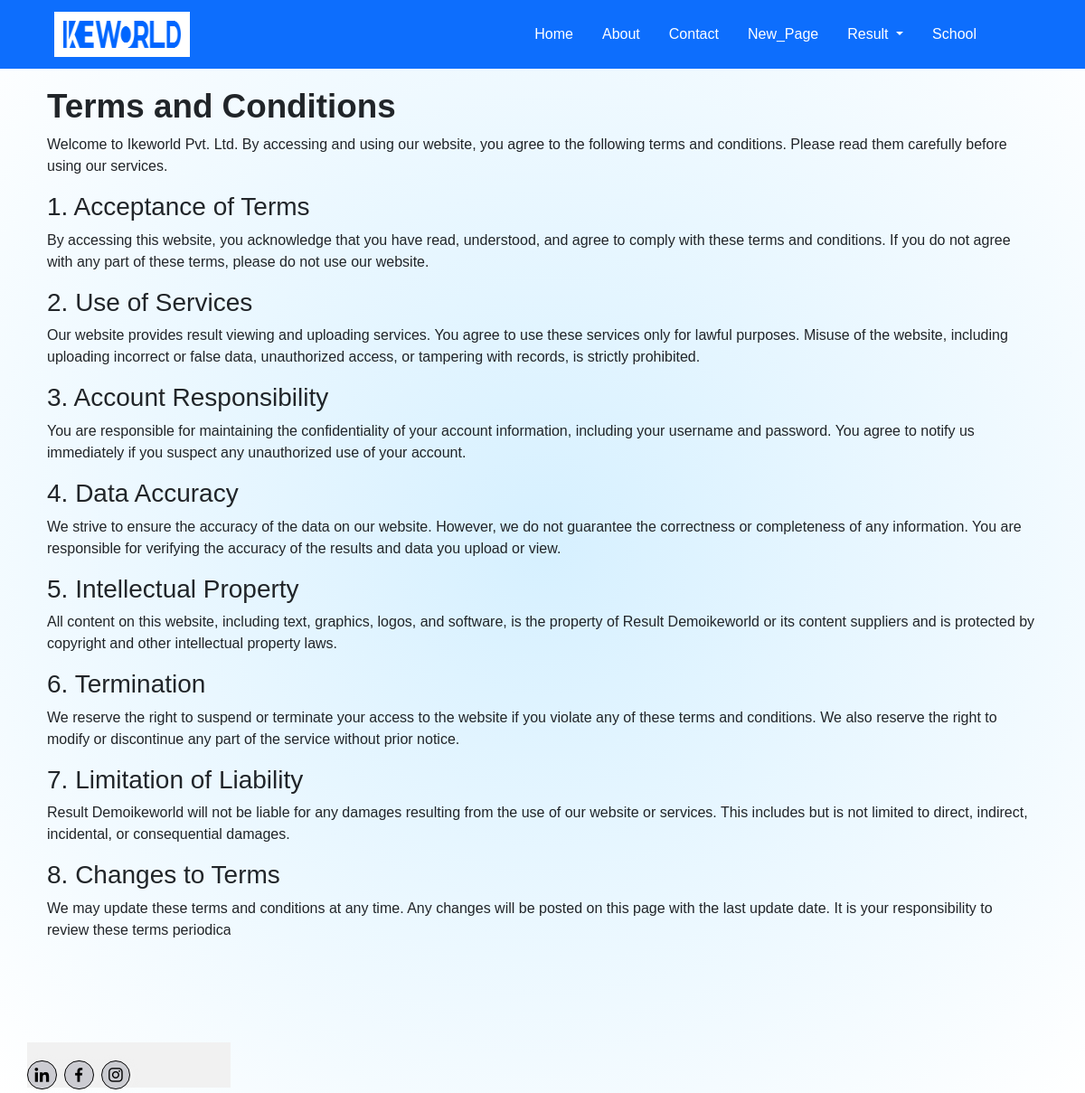
The app's page /terms-of-use.php with its own data.
### tables this page shows
CREATE TABLE `new_pages` (
  `id` int(255) NOT NULL,
  `page_name` varchar(255) NOT NULL,
  `heading1` text NOT NULL,
  `body1` text NOT NULL,
  `image1` varchar(255) NOT NULL,
  `heading2` text NOT NULL,
  `body2` text NOT NULL,
  `image2` varchar(255) NOT NULL,
  `date` date NOT NULL,
  `action` varchar(100) NOT NULL
);

CREATE TABLE `terms_and_condition` (
  `id` int(255) NOT NULL,
  `heading` varchar(255) NOT NULL,
  `body` varchar(10000) NOT NULL
);

### terms-of-use.php (the view, shortened to what this page needs)
<?php
include "config.php";
include "header.php";
?>
<section id="terms-conditions" style="padding: 40px; " class="py-5">
    <div class="container py-5">
        <h2 style="font-weight:600; font-size:2.3rem;">Terms and Conditions</h2>
        <p>
            Welcome to Ikeworld Pvt. Ltd. By accessing and using our website, you agree to the following terms and conditions.
            Please read them carefully before using our services.
        </p>
        <?php
            $sql = "SELECT `heading`, `body` FROM `terms_and_condition` WHERE 1";
            $result = $conn->query($sql);
            if($result)
            {
                while($row = $result->fetch_assoc()){
                    echo "<h3>".$row['heading']."</h3>";
                    echo "<p>".$row['body']."</p>";
                }
            }
        ?>
    </div>
</section>

### header.php (shortened to what this page needs)
<!DOCTYPE html>
<html lang="en">
<head>
    <link rel="stylesheet" href="assets/style.css">
    <link rel="stylesheet" href="https://cdn.jsdelivr.net/npm/boxicons@latest/css/boxicons.min.css">
    <link href="https://cdn.jsdelivr.net/npm/bootstrap@5.3.3/dist/css/bootstrap.min.css" rel="stylesheet"
>
</head>
<body>
<header>
    <nav class="navbar navbar-expand-lg navbar-light bg-primary justify-content-between pe-5 ps-5">
        <div class="container-fluid">
            <a class="navbar-brand" href="index.php">
                <img src="upload/image/logo.png" style="height:50px;width:150px; background:white; padding:10px;">
            </a>
        </div>
        <div class="collapse navbar-collapse ms-auto end-0 justify-content-between" id="navbarNav">
            <ul class="navbar-nav pe-5">
                <li class="nav-item pe-3">
                    <a class="nav-link a <?= basename($_SERVER['PHP_SELF']) == 'index.php' ? 'active' : '' ?>" href="index.php">Home</a>
                </li>
                <li class="nav-item pe-3">
                    <a class="nav-link a <?= basename($_SERVER['PHP_SELF']) == 'about-us.php' ? 'active' : '' ?>" href="about-us.php">About</a>
                </li>
                <li class="nav-item pe-3">
                    <a class="nav-link a <?= basename($_SERVER['PHP_SELF']) == 'contact-us.php' ? 'active' : '' ?>" href="contact-us.php">Contact</a>
                </li>
                <?php
                $sql = "SELECT page_name FROM new_pages WHERE action='active'";
                $result = $conn->query($sql);
                if ($result->num_rows > 0) {
                    while ($row = $result->fetch_assoc()) {
                        $pageName = htmlspecialchars($row['page_name']);
                        $link ='page.php?subject='.$pageName;
                        $isActive = basename($_SERVER['PHP_SELF']) == $link ? 'active' : '';
                        echo "
                        <li class='nav-item pe-3'>
                            <a class='nav-link a $isActive' href='page.php?subject=$pageName'>$pageName</a>
                        </li>";
                    }
                }
                ?>
                <li class="nav-item dropdown pe-3">
                    <a class="nav-link dropdown-toggle <?= (basename($_SERVER['PHP_SELF']) == 'Marks/index.php' || basename($_SERVER['PHP_SELF']) == 'Marksheet/index.php') ? 'active' : '' ?>"
                       href="Marks/index.php" role="button" data-bs-toggle="dropdown" aria-expanded="false" style="color:white;">
                        Result
                    </a>
                </li>
                <li class="nav-item pe-3">
                    <a class="nav-link a <?= basename($_SERVER['PHP_SELF']) == 'School/index.php' ? 'active' : '' ?>" href="School/index.php">School</a>
                </li>
            </ul>
        </div>
    </nav>
</header>

### assets/style.css (style rules this page uses)
html { scroll-behavior: smooth; }
* { font-family: 'poppins', sans-serif; margin: 0; padding: 0; box-sizing: border-box; list-style: none; text-decoration: none; scroll-behavior: smooth; scroll-padding-top: 2rem; }
:root { --main-color: #647bff; --body-color: #191a34; --container-color: #171b3c2c; --heading-color: #4c4c5c7a; --box-color: #16193573; --light-box-color: #73747e73; --bg-color: #fff; --light-blue-color: #b7ece7; --light-blue-color: #d7f6f3; --light-orange-color: hsl(170, 82%, 74%); --red-color: #581c1c; }
img { width: 100%; }
section { padding: 3rem 0 2rem; }
a { text-decoration: none !important; }
li { list-style: none; }
.container { max-width: 960px; margin: auto; width: 100%; }
header { position: fixed; top: 0; left: 0; width: 100%; z-index: 100; background: #54b9f8; }

### header.php (style rules this page uses)
body { background: radial-gradient(circle, #d6f0ff, #ffffff); background-attachment: fixed; overflow-x: hidden; }
.a { color: white !important; }

### records on screen
new_pages: page_name "New_Page"
terms_and_condition: heading "1. Acceptance of Terms", body "By accessing this website, you acknowledge that you have read, understood, and agree to comply with these terms and conditions. If you do not agree with any part of these terms, please do not use our website."
terms_and_condition: heading "2. Use of Services", body "Our website provides result viewing and uploading services. You agree to use these services only for lawful purposes. Misuse of the website, including uploading incorrect or false data, unauthorized access, or tampering with records, is strictly prohibited."
terms_and_condition: heading "3. Account Responsibility", body "You are responsible for maintaining the confidentiality of your account information, including your username and password. You agree to notify us immediately if you suspect any unauthorized use of your account."
terms_and_condition: heading "4. Data Accuracy", body "We strive to ensure the accuracy of the data on our website. However, we do not guarantee the correctness or completeness of any information. You are responsible for verifying the accuracy of the results and data you upload or view."
terms_and_condition: heading "5. Intellectual Property", body "All content on this website, including text, graphics, logos, and software, is the property of Result Demoikeworld or its content suppliers and is protected by copyright and other intellectual property laws."
terms_and_condition: heading "6. Termination", body "We reserve the right to suspend or terminate your access to the website if you violate any of these terms and conditions. We also reserve the right to modify or discontinue any part of the service without prior notice."
terms_and_condition: heading "7. Limitation of Liability", body "Result Demoikeworld will not be liable for any damages resulting from the use of our website or services. This includes but is not limited to direct, indirect, incidental, or consequential damages."
terms_and_condition: heading "8. Changes to Terms", body "We may update these terms and conditions at any time. Any changes will be posted on this page with the last update date. It is your responsibility to review these terms periodically for any updates."
